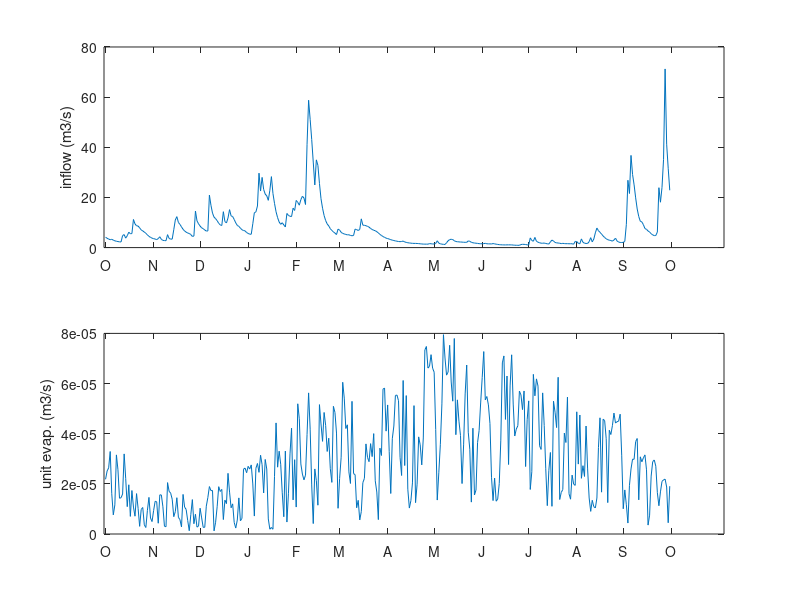

This chart was generated by the following MATLAB code: (Note: this script raises an error after producing the figure.)
% This script shows an example of how to use the 'reservoir_simulation'
% function. It guides the user through the simulation of a reservoir system
% in three cases: 
% Case 1 - where a very simple operations strategy is assumed, whereby the
% operator always try to simply release the target release. This case
% provides an example of using the 'reservoir_simulation' function using
% a release sequence
% Case 2 - where the release decision is a function of the current storage
% of the reservoir, whereby the target release is returned when the storage
% is in its mid range, and a smaller/larger release is returned when the
% storage is particularly low/high. This case provides an example of using
% the 'reservoir_simulation' function using an operating policy
% Case 3 - an extension of Case 2 to illustrate the case where the
% parameters of the operating policy vary over the year.
% (for a discussion of the difference between using a release sequence and
% an operating policy, see Dobson et al (2019))

%% Load data and define system characteristics
% Load time series of reservoir inflows and
% evaporation rate (per unit surface area):
load Data
T = 365 ; % length of time series (days)
I = Data(1:T,1) ; % (m3/s)
e = Data(1:T,2) ; % (m/s)

% The time series above are daily records for one hydrological year
% from October to September of the next calendar year. So we create now two
% variables that we will use to customise the plot axes and label them with
% the initial of the months
xtick_month = cumsum([1 31 30 31 31 28 31 30 31 30 31 30 31]);
label_month = {'O','N','D','J','F','M','A','M','J','J','A','S'} ;

% Plot inflow and unit evaporation data:
figure; 
subplot(211); plot(I); ylabel('inflow (m3/s)')
set(gca,'XTick',xtick_month,'XTickLabel',label_month)
subplot(212); plot(e); ylabel('unit evap. (m3/s)')
set(gca,'XTick',xtick_month,'XTickLabel',label_month)

% Define minimum environmental flow, initial storage, minimum and maximum
% storage, and the simulation time-step length
env_min = 0.5*ones(T,1)  ; % (m3/s) assumed constant over the time series
s_min = 1*10^7  ; % (m3)
s_max = 1*10^8  ; % (m3)
s0    = 0.9*s_max  ; % (m3)
delta = 60*60*24 ; % (sec/day)

%% CASE 1: 
% First, let's consider a case when we want to always release a constant
% amount over the simulation period. This constant amount is the 'target
% release' that would cover all downstream demand for water, for instance
% for domestic use and/or irrigation

% Let's define the target release 
tr = 7 ; % (m3/s) the target flow we would ideally always release

% Run simulation:
operating_rule = 'rel_seq' ;
op_param = tr*ones(T,1) ; % (m3/s) as we always want to release the same target
% we create a release sequence of the length of the simulation horizon  
[ s, Qreg, Qspill, E ] = reservoir_simulation( I, e, env_min, ...
                             s0, s_min, s_max, operating_rule, op_param, delta ) ;
                         
% Plot results:
flow_label =  'flow (m3/s)' ; stor_label = 'storage (m3)' ; time_label = 'time (days)';
leg = {'Inflow','Evap','Release','Spills','Min Env Flow'} ;
plot_res_timeseries( s, s_min, s_max, I, E, Qreg, Qspill, env_min, leg,flow_label,stor_label , time_label ) ;
set(gca,'XTick',xtick_month,'XTickLabel',label_month)

% Quantify reservoir performance:
[Rel_reg, Def_reg, Vul_reg] = compute_res_perf( Qreg, tr*ones(T,1), [], [] );

%% CASE 2: 
% now let's consider a case when we still want to release the target demand
% but we would also like to (1) apply some hedging (that is, an intentional
% reduction of the release - even if it would still be feasible to release
% the target demand - aimed at saving more water and thus facing smaller
% deficits at later time); and (2) attenuate downstream peak flows for
% flood control purpose. In order to achieve this, instead of releasing a
% constant amount we will relase an amount proportional to the storage
% value: lower than the target release when the storage is very low, higher
% than the target release when the storage is very high, and equal to the
% target only when the storage is in its mid range. We model this operator
% behaviour through an operating policy, that is, a function (in this case
% piece-wise linear) that returns the regulated release depending on the
% storage value. 

% Let's define the parameters of the operating policy and visualise it:
x1 = pi/ 180    ; % (radiant) slope of first linear piece
x2 = 0.9*s_max  ; % (m3) storage at which second linear piece starts
x3 = pi / 32    ; % (radiant) slope of second linear piece
op_param = [ x1, x2, x3, tr*delta, s_max, delta ]  ;
s_test = [0:.25*10^6:s_max];
for i=1:length(s_test); u_test(i) = op_piecewise_linear( s_test(i), op_param ) ; end
figure; plot(s_test,u_test,'k'); xlabel(stor_label); ylabel(flow_label)

Q_max_down = 50 ; % (m3/s) maximum flow that should (ideally) be released 
% downstream (considering both regulated releases and spills)  

% Run simulation:
operating_rule = 'op_piecewise_linear';
Op_param = repmat(op_param,T,1) ; % create a vector of the policy parameters over the 
% simulation horizon (in this case we use the same set of parameters at
% every time-step)
[ s, Qreg, Qspill, E ] = reservoir_simulation( I, e, env_min, ...
                             s0, s_min, s_max, operating_rule, Op_param, delta ) ;

% Plot results:
plot_res_timeseries( s, s_min, s_max, I, E, Qreg, Qspill, env_min, leg,flow_label,stor_label , time_label ) ;
set(gca,'XTick',xtick_month,'XTickLabel',label_month)

% Quantify reservoir performance:
[Rel_reg, Def_reg, Vul_reg, Rel_spill, Qmax_spill] = compute_res_perf( Qreg, tr*ones(T,1), Qspill+Qreg, Q_max_down );

%% CASE 3:
% Now let's make the operating policy vary over time. Specifically, we
% define two seasons: the dry season (from April to August) when the main
% objective is to deliver the target release and the risk of floods is low,
% and the wet season when the risk of flood is higher and so besides
% delivering the target release we want to leave some storage space for
% flood control.

% In the dry season, we can use the same operating policy (with the same
% parameters) as in Case 2:
x1d = pi/ 180    ; % (radiant) slope of first linear piece
x2d = 0.9*s_max  ; % (m3) storage at which second linear piece starts
x3d = pi / 32    ; % (radiant) slope of second linear piece
op_param_d = [ x1d, x2d, x3d, tr*delta, s_max, delta ]  ;
% In the wet season, instead, we start releasing more than the target
% release at much lower storage values:
x1w = pi/ 16    ; % (radiant) 
x2w = 0.7*s_max ; % (m3) 
x3w = pi / 100   ; % (radiant) 
op_param_w = [ x1w, x2w, x3w, tr*delta, s_max, delta ]  ;

% Let's visualise the two piece-wise linear function:
for i=1:length(s_test); 
u_testw(i) = op_piecewise_linear( s_test(i), op_param_w ) ; 
u_testd(i) = op_piecewise_linear( s_test(i), op_param_d ) ; 
end
figure; plot(s_test,u_testd,'color',[102 204 0]/255); hold on; plot(s_test,u_testw,'color',[0 0 255]/255); legend('dry season','wet season')
xlabel(stor_label); ylabel(flow_label)

% Let's put together the two parameterisations over the simulation horizon:
Op_param = repmat(op_param_w,T,1) ;
idxd = 183:335     ;  % Apr-Aug
Op_param(idxd,1) = x1d ;
Op_param(idxd,2) = x2d ;
Op_param(idxd,3) = x3d ;

% Another way to visualise the time-varying operating policy:
for t=1:T
for i=1:length(s_test); U_test(t,i) = op_piecewise_linear( s_test(i), Op_param(t,:) ) ; end
end
figure; 
clrs = gray ; clrs = clrs(end:-1:1,:); colormap(clrs)
imagesc(U_test(:,end:-1:1)'); ylabel(stor_label); xlabel(time_label)
colorbar; 
set(gca, 'YTick',[1,length(s_test)],'YTickLabel',{num2str(s_test(end)),num2str(s_test(1))})
set(gca,'XTick',xtick_month,'XTickLabel',label_month)

% Run simulation:
operating_rule = 'op_piecewise_linear';
[ s, Qreg, Qspill, E, S ] = reservoir_simulation( I, e, env_min, ...
                             s0, s_min, s_max, operating_rule, Op_param, delta ) ;

% Plot results:
plot_res_timeseries( s, s_min, s_max, I, E, Qreg, Qspill, env_min, leg,flow_label,stor_label , time_label ) ;

[Rel_reg, Def_reg, Vul_reg, Rel_spill, Qmax_spill] = compute_res_perf( Qreg, tr*ones(T,1), Qspill+Qreg, Q_max_down );

%% References
%
% Dobson, Wagener, Pianosi (2019), An argument-driven classification and
% comparison of reservoir operation optimization methods, Advances in Water
% Resources, 128, 74-86. doi: 10.1016/j.advwatres.2019.04.012
% https://www.sciencedirect.com/science/article/pii/S0309170818307759
